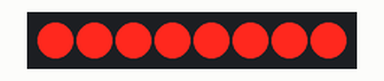
This sketch was run on a simulated ESP8266 (NodeMCU). On the bench: 8 shift-register outputs drawn as a row of LEDs (first output left, lit = HIGH). Wiring (inferred from the names in the program): shift register (74HC595): data D2; shift clock D0; latch D1. Wiring (inferred from the signals the program sends): row of LEDs: on Q0, Q1, Q2, Q3, Q4, Q5, Q6, Q7.

Above: at 2.6 s.
At 5.8 s:
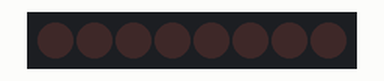
Timing chart, 0 to 8.2 s (numbered marks = the images above):
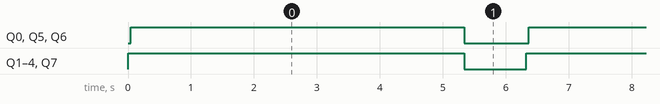

The sketch:

Disp_INDIA.ino
```cpp
//Program to display INDIA letter by letter

#define latchPin D1
#define clockPin D0
#define dataPin D2

byte leds = 0;
//Array to define sequence for column multiplexing
byte countdown[6][4] = { { B01111001, B10111111, B11011001, B11100000 },
                         { B01111111, B10110010, B11010100, B11101111 },
                         { B01110110, B10111001, B11011111, B11100000 },
                         { B01111001, B10111111, B11011001, B11100000 },
                         { B01110111, B10111010, B11010111, B11100000 },
                         { B00000000, B00000000, B00000000, B00000000 } };
int j = 0;

void setup() {
  pinMode(latchPin, OUTPUT);
  pinMode(dataPin, OUTPUT);
  pinMode(clockPin, OUTPUT);
}

void loop() {
  //Loop through each column
  for (int i = 0; i < 4; i++) {
    leds = countdown[j / 500][i];
    updateShiftRegister();
    delay(2);
    j = j + 1;
    //Check if all letters has been printed...If YES then restart from first letter
    if (j / 500 == 6)
      j = 0;
  }
}

//Function to update shift register values
void updateShiftRegister() {
  digitalWrite(latchPin, LOW);
  shiftOut(dataPin, clockPin, LSBFIRST, leds);
  digitalWrite(latchPin, HIGH);
}
```

Measured:
- by itself, Q0, Q5, Q6: alternates HIGH for 5.3 s and LOW for 1.0 s
- by itself, Q1–4, Q7: alternates HIGH for 5.3 s and LOW for 0.99 s
- by itself, everything shown: repeats every 6.3 s, in 3 steps
